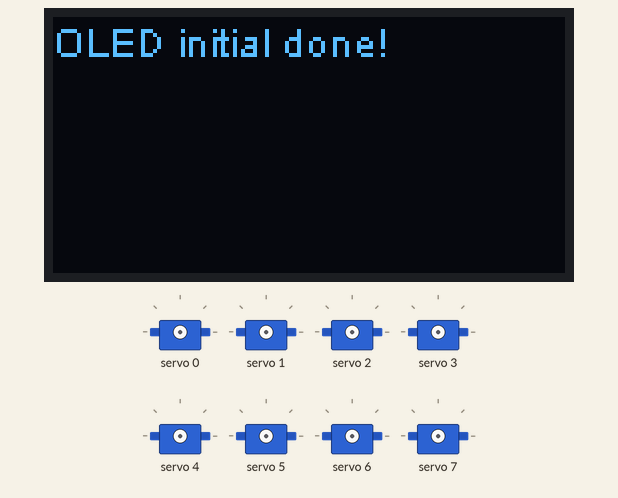
Simulated run of this sketch. Board: ESP32. Parts: 128×64 one-colour display, 8 × servo.

Above: at 0.1 s.
At 1.6 s:
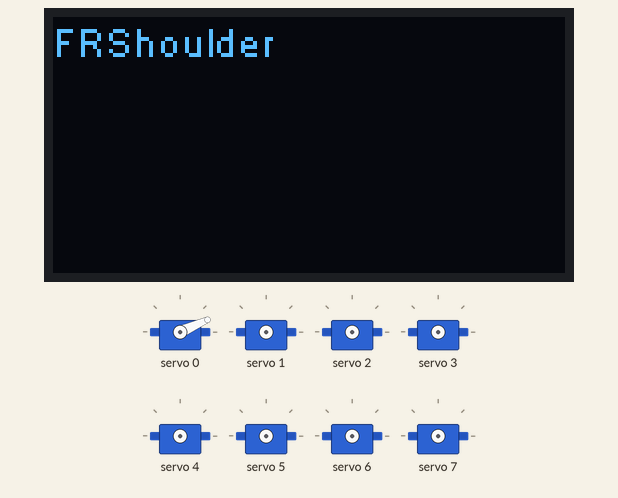
At 2.4 s:
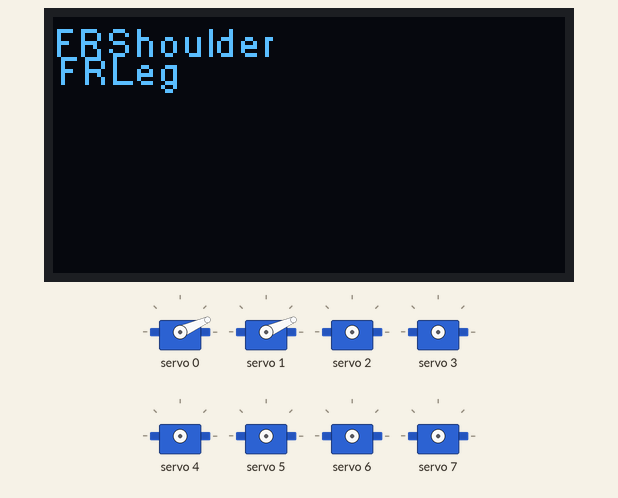
At 6.5 s:
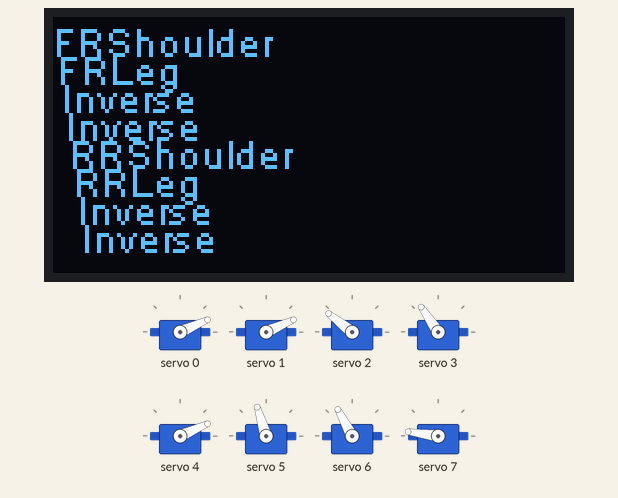
At 12.0 s:
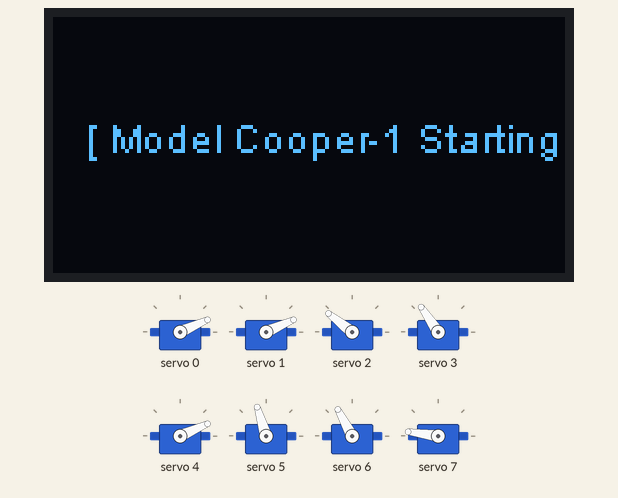
At 13.1 s:
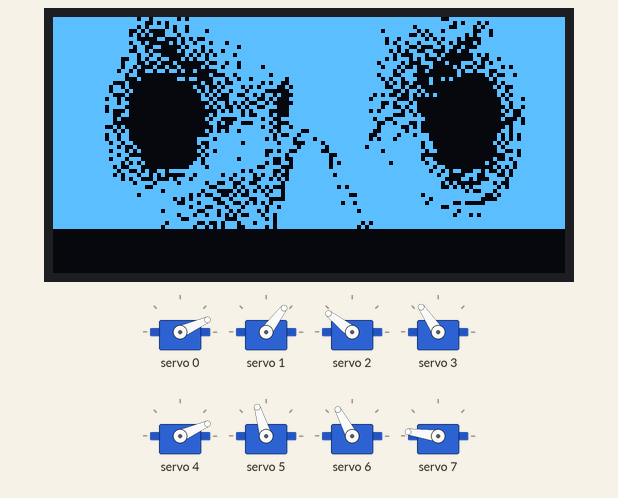
Timing chart, 0 to 40.0 s (numbered marks = the images above):
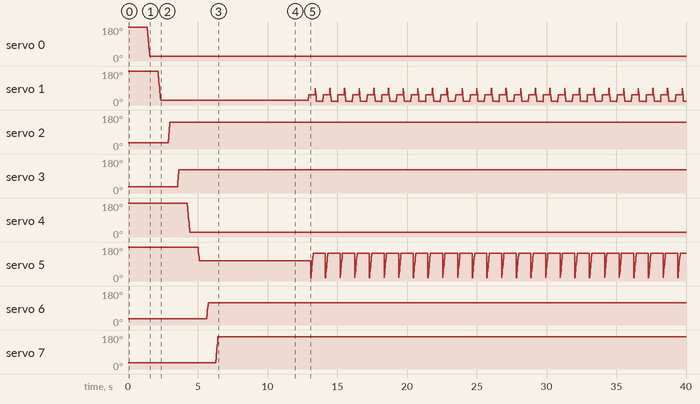

Measured:
- what the display in image 2 shows lasts 0.7 s, from 2.3 s to 3.0 s
- what the display in image 3 shows lasts 5.5 s, from 6.5 s to 12.0 s

The sketch:

BotWerx.ino
```cpp
#include <heltec.h>
#include "xbmLogos.h"
#include <Adafruit_PWMServoDriver.h>
// Lora (dont enable without antenna attached)
#define LoraBAND 868E6  //you can set band here directly,e.g. 868E6,915E6
#define SERVOMIN  150 // This is the 'minimum' pulse length count (out of 4096)
#define SERVOMAX  600 // This is the 'maximum' pulse length count (out of 4096)
Adafruit_PWMServoDriver pwm;
#define FRLeg 1
#define FLLeg 3
#define RRLeg 5
#define RLLeg 7

struct servo {
    String Name;
    uint8_t ID;
    int InitialOffSet;
    bool Inverse;
    int LastDegPos;
};

servo Servos[]={
    {"FRShoulder",0,0,false,0}, {"FRLeg",1,0,false,0},
    {"FLShoulder",2,70,true,0}, {"FLLeg",3,85,true,0},
    {"RRShoulder",4,0,false,0}, {"RRLeg",5,70,false,0},
    {"RLShoulder",6,90,true,0}, {"RLLeg",7,45,true,0},
}; // these are dependent on how well you calibrate the physical servo horns to zero, mine was sloppy

// Model Cooper has 8 MG90S servos
const char BotModel[] = "Cooper-1";
const char LastCmd[] = "WALK";
uint8_t tick = 0;

void setup() {
    // Display and LoRa
    Heltec.begin(true /*DisplayEnable Enable*/,false /*LoRa Enable*/,true /*Serial Enable*/, false /*LoRa use PABOOST*/, LoraBAND /*LoRa RF working band*/);
    delay(250);
    // Setup Servo Handling
    // Start Servos
    InitMovementSystems();
    Heltec.display -> clear();
    // reset all servos
    for (int n=0;n<8;n++) {
        if (!Servos[n].Inverse) {
            // not inverse
            Heltec.display -> drawString(n, n*7,  Servos[n].Name);
            Heltec.display -> display();
            ResetMax2Min(Servos[n]);
        } else {
            // inverse
            Heltec.display -> drawString(n, n*7,  "Inverse");
            Heltec.display -> display();
            ResetMin2Max(Servos[n]);
        }
    };
    delay(5000);
    // how splash
    shortSplash();
}

void loop() {
    Heltec.display -> clear();
    Heltec.display -> drawString(0, 0, "[ TEST MODE ]");
    Heltec.display -> drawString(8, 24, "[ Model "+String(BotModel)+" ]");
    Heltec.display -> display();
    Heltec.display -> clear();
    Heltec.display -> setColor(WHITE);
    Heltec.display -> drawXbm(0,0,xbmLogo1_width,xbmLogo1_height,xbmLogo1);
    Heltec.display -> display();
    walk(10,1);
}

// Movement Functions
void ResetMax2Min(servo s){
   uint16_t pulseTarget = map(5+s.InitialOffSet,0,180,SERVOMIN,SERVOMAX);
    for (uint16_t pulselen = SERVOMAX; pulselen > pulseTarget; pulselen--) {
        pwm.setPWM(s.ID, 0, pulselen);
    }
    // update pos
    s.LastDegPos = 5+s.InitialOffSet;
    delay(500);
}

void ResetMin2Max(servo s){
    uint16_t pulseTarget = map(175-s.InitialOffSet,0,180,SERVOMIN,SERVOMAX);
    for (uint16_t pulselen = SERVOMIN; pulselen < pulseTarget; pulselen++) {
        pwm.setPWM(s.ID, 0, pulselen);
    }
    // update pos
    s.LastDegPos = 175-s.InitialOffSet;
    delay(500);
}

void shortSplash(){
    // Heltec WiFi LoRa 32 V2
    // 128*64 display
    Heltec.display -> clear();
    Heltec.display -> drawString(8, 24, "[ Model "+String(BotModel)+" Starting ]");
    Heltec.display -> display();
    delay(150);
    Heltec.display -> clear();
    Heltec.display -> setColor(WHITE);
    Heltec.display -> drawXbm(0,0,xbmLogo1_width,xbmLogo1_height,xbmLogo1);
    Heltec.display -> display();
    delay(750);
}

void InitMovementSystems(){
  // Pick up Wire for i2c Pins (Master)
  // before using it, replace it with a proper initialized one, correct pins, custom wire
  Wire1.begin(32,33); // I changed them in pins_arduino for heltec model v2
  pwm = Adafruit_PWMServoDriver(0x40,Wire1);
  pwm.begin();
  pwm.setOscillatorFrequency(27000000);
  pwm.setPWMFreq(50);
  delay(1000);
  // its aliiiiive
}


// movement presets
void walk(int iter,int speedMultiplier) {
    int speedDelay=150*speedMultiplier; // 400ms x multiplier
    for(int l=0;l<iter;l++){
        legOut(30,Servos[FRLeg],speedDelay);
        legOut(110,Servos[RRLeg],speedDelay);
        legIn(0,Servos[FRLeg],speedDelay);
        legIn(70,Servos[RRLeg],speedDelay);
        delay(speedDelay);
    }
}

void legOut(int degrees,servo s,int time){
    //  Degrees is the actual desired angle, not an offset
    if ( !s.Inverse ) {
        // normal
        uint16_t pulseTarget = map(degrees,0,180,SERVOMIN,SERVOMAX);
        uint16_t oldTarget = map(s.LastDegPos,0,180,SERVOMIN,SERVOMAX);
        for (uint16_t pulselen = SERVOMIN; pulselen < pulseTarget; pulselen++) {
            pwm.setPWM(s.ID, 0, pulselen);
        }
        // update pos
        s.LastDegPos = degrees;
        delay(time);
    } else {
        // inverse

    }
}

void legIn(int degrees,servo s,int time){
    //  Degrees is the actual desired angle, not an offset
    if ( !s.Inverse ) {
        // normal
        uint16_t pulseTarget = map(degrees,0,180,SERVOMIN,SERVOMAX);
        uint16_t oldTarget = map(s.LastDegPos,0,180,SERVOMIN,SERVOMAX);
        for (uint16_t pulselen = SERVOMAX/2; pulselen > pulseTarget; pulselen--) {
            pwm.setPWM(s.ID, 0, pulselen);
        }
        // update pos
        s.LastDegPos = degrees;
        delay(time);
    } else {
        // inverse

    }
}
```

Source omitted: xbmLogos.h (data table, 5180 bytes)
